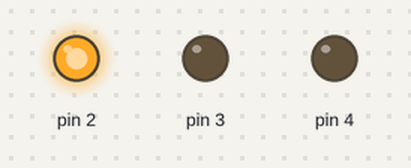
Bench run of a sketch on a simulated Arduino Uno, built with avr-gcc and run on an emulated ATmega328P. Shown: output pins drawn as LEDs (lit = HIGH).

Above: at 0.1 s.
At 1.1 s:
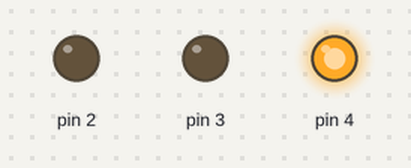
At 2.7 s:
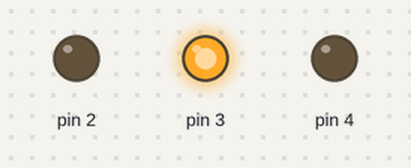
Timing chart, 0 to 3.0 s (numbered marks = the images above):
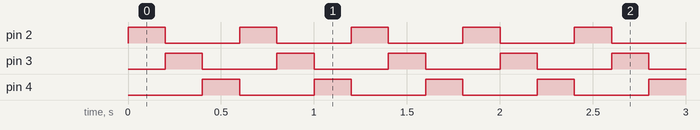

Measured:
- by itself, pin 2–4: alternates HIGH for 0.20 s and LOW for 0.40 s
- by itself, everything shown: repeats every 0.60 s, in 3 steps

The sketch:

running_led.ino
```cpp
void setup() {
//  pinMode(Nomor pin, OUTPUT/INPUT);
  pinMode(2, OUTPUT);
  pinMode(3, OUTPUT);
  pinMode(4, OUTPUT);
  ledmati();
}

void loop() {
//  digitalWrite(Nomor pin, HIGH/LOW);
  lednyala(2);
  lednyala(3);
  lednyala(4);
}

void ledmati(){
  digitalWrite(2, LOW);
  digitalWrite(3, LOW);
  digitalWrite(4, LOW);
}

void lednyala(int pin){
  digitalWrite(pin, HIGH);
  delay(200);
  ledmati();
}
```
